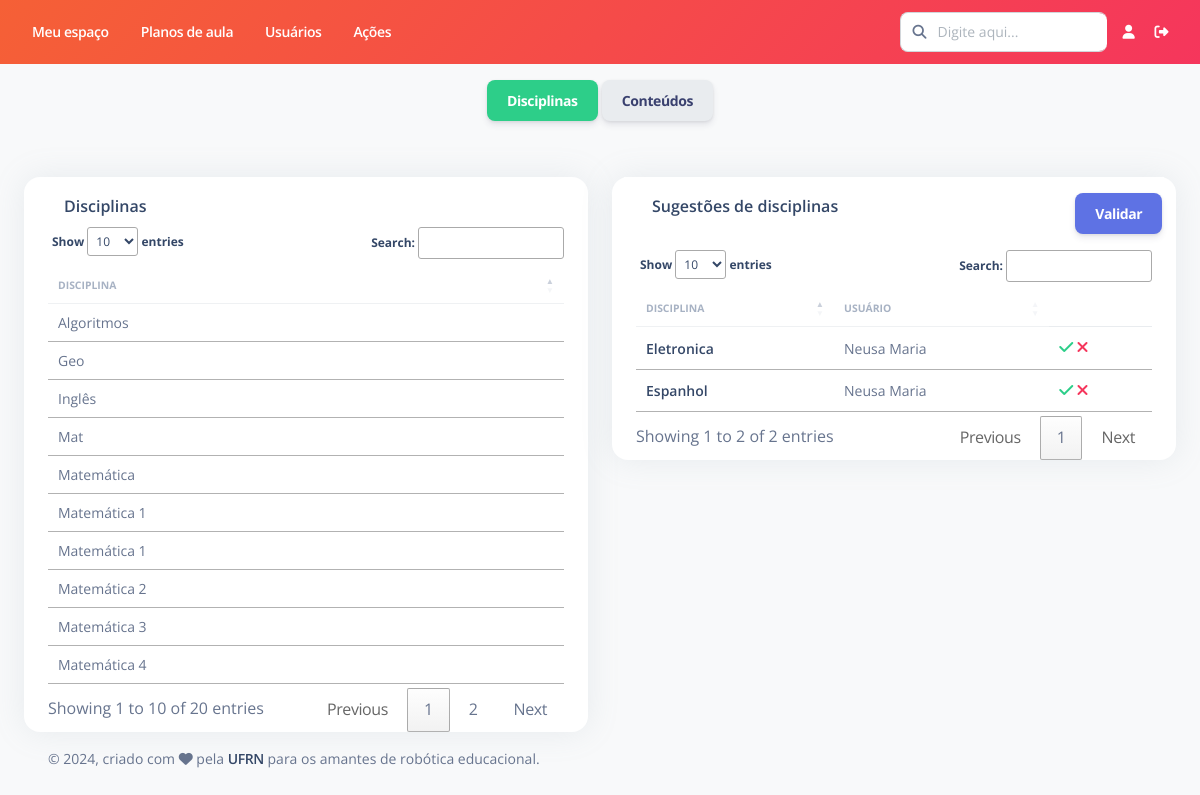
Page /disciplina/listar-sugestoes/0 on the committed database.
### Disciplina/models.py (models this page shows, shortened)
class Disciplina(models.Model):
    nome = models.CharField(max_length=200, verbose_name="Nome")
    status = models.CharField(max_length=7, choices=STATUS, default='Ativo')
    def __str__(self):
        return self.nome
    class Meta:
        ordering = ['nome']
        verbose_name = "Disciplina"
        verbose_name_plural = "Disciplinas"

class SugestaoDisciplina(models.Model):
    nome = models.CharField(max_length=200, verbose_name="Nome")
    usuario = models.ForeignKey(Usuario, on_delete=models.RESTRICT, null=True, verbose_name="Usuário")
    status = models.CharField(max_length=1, choices=STATUS_SUGESTAO, default='A')
    comentarios = models.TextField(null=True, blank=True, verbose_name="Comentários")
    data = models.DateField(auto_now_add=True, verbose_name="Data de criação", null=True)
    class Meta:
        ordering = ['status']
        verbose_name = "Sugestão de Disciplina"
        verbose_name_plural = "Sugestões de Disciplina"

### Disciplina/views.py (the view)
# urls.py: path('listar-sugestoes/<int:tipo>', views.listar_sugestoes, name="listar_sugestoes"),
def listar_sugestoes(request, tipo):
    sugestoes_disciplina = SugestaoDisciplina.objects.filter(status="A")
    sugestoes_conteudo = SugestaoConteudo.objects.filter(status="A")
    disciplinas = Disciplina.objects.filter(status="Ativo")
    conteudos = Conteudo.objects.filter(status="Ativo")
    informacoes = {
        'sugestoes_disciplina': sugestoes_disciplina,
        'sugestoes_conteudo': sugestoes_conteudo,
        'lista_disciplinas': disciplinas,
        'lista_conteudos': conteudos,
        'tipo': tipo,
    }
    return render(request, "Disciplina/listar_sugestoes.html", informacoes)

### Usuario/models.py (called while the page is built)
    def __str__(self):
        return self.first_name + " " + self.last_name

### templates/Disciplina/listar_sugestoes.html (shortened to what this page needs)
{% extends "Base/base.html" %}
{% load static %}
{% block conteudo %}
<div class="p-3 text-center">
  <button id="btn_disciplina" class="btn btn-success" onclick="mostrar_disciplinas()">Disciplinas</button>
  <button id="btn_conteudo" class="btn btn-light" onclick="mostrar_conteudos()">Conteúdos</button>
</div>
<div id="div_disciplina">
  <div class="row mt-4">
  <div class="col-lg-6 col-md-12 mb-lg-0 mb-4">
    <div class="card container">
      <div class="card-header pb-0 p-3">
        <div class="d-flex justify-content-between">
          <h6 class="mb-2">Disciplinas</h6>
        </div>
      </div>
      <div class="table-responsive">
          <table id="tabela_disciplinas" class="table align-items-center" cellspacing="0">
            <thead>
              <tr>
                <th class="text-uppercase text-secondary text-xxs font-weight-bolder opacity-7">Disciplina</th>
              </tr>
            </thead>
            <tbody>
                {% for disciplina in lista_disciplinas %}
                    <tr>
                        <td><p class="text-sm mb-0">{{disciplina.nome}}</p></td>
                    </tr>
                {% endfor %}
            </tbody>
          </table>
      </div>
    </div>
  </div>
  <div class="col-lg-6 mb-lg-0 mb-4">
    <div class="card container">
      <form id="form_disciplina">
        <div class="card-header pb-0 p-3 row">
          <div class="col-10">
            <h6 class="mb-0">Sugestões de disciplinas</h6>
          </div>
          <div class="col-2">
            <input type="submit" class="btn btn-primary" value="Validar" />
          </div>
        </div>
        <div class="table-responsive">
          <table id="tabela_sugestao_disciplina" class="table align-items-center" cellspacing="0">
            <thead>
              <tr>
                <th class="text-uppercase text-secondary text-xxs font-weight-bolder opacity-7">Disciplina</th>
                <th class="text-uppercase text-secondary text-xxs font-weight-bolder opacity-7">Usuário</th>
                <th></th>
              </tr>
            </thead>
            <tbody>
                {% for sugestao in sugestoes_disciplina %}
                    <tr>
                        <td><h6 class="mb-0 text-sm">{{sugestao.nome}}</h6></td>
                        <td><p class="text-sm mb-0">{{sugestao.usuario}}</p></td>
                        <td class="align-items-center">
                            <a onclick="aceitar_disciplina({{sugestao.pk}})">
                              <i id="aceitar_disciplina_{{sugestao.pk}}" class="fa fa-check text-success"></i>
                            </a>
                            <a onclick="negar_disciplina({{sugestao.pk}})">
                              <i id="negar_disciplina_{{sugestao.pk}}" class="fa fa-times text-danger"></i>
                            </a>
                        </td>
                    </tr>
                {% endfor %}
            </tbody>
        </table>
      </div>
      </form>
    </div>
  </div>
</div>
</div>
{% endblock %}

### rows in the picture
Disciplina: nome "Algoritmos"
Disciplina: nome "Geo"
Disciplina: nome "Inglês"
Disciplina: nome "Mat"
Disciplina: nome "Matemática"
Disciplina: nome "Matemática 1"
Disciplina: nome "Matemática 1"
Disciplina: nome "Matemática 2"
Disciplina: nome "Matemática 3"
Disciplina: nome "Matemática 4"
SugestaoDisciplina: nome "Espanhol", usuario "Neusa Maria"
SugestaoDisciplina: nome "Eletronica", usuario "Neusa Maria"
